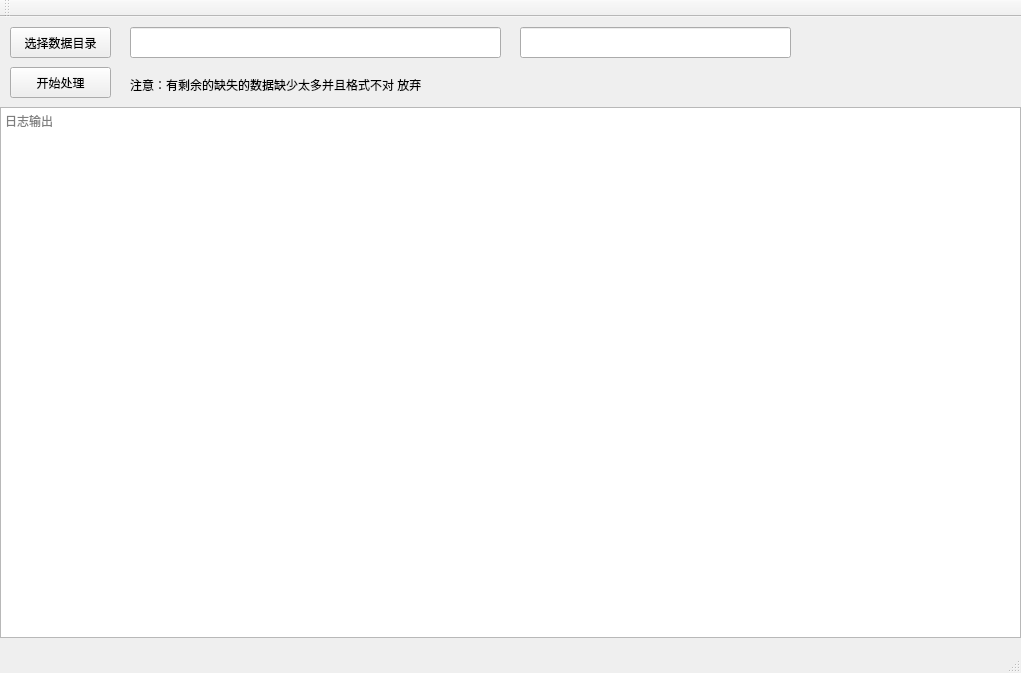
<?xml version="1.0" encoding="UTF-8"?>
<ui version="4.0">
 <class>ExcelExportGUIClass</class>
 <widget class="QMainWindow" name="ExcelExportGUIClass">
  <property name="geometry">
   <rect>
    <x>0</x>
    <y>0</y>
    <width>1021</width>
    <height>673</height>
   </rect>
  </property>
  <property name="windowTitle">
   <string>ExcelExportGUI</string>
  </property>
  <widget class="QWidget" name="centralWidget">
   <widget class="QPlainTextEdit" name="plainTextEdit">
    <property name="geometry">
     <rect>
      <x>0</x>
      <y>90</y>
      <width>1021</width>
      <height>531</height>
     </rect>
    </property>
    <property name="placeholderText">
     <string>日志输出</string>
    </property>
   </widget>
   <widget class="QPushButton" name="btnPath">
    <property name="geometry">
     <rect>
      <x>10</x>
      <y>10</y>
      <width>101</width>
      <height>31</height>
     </rect>
    </property>
    <property name="text">
     <string>选择数据目录</string>
    </property>
   </widget>
   <widget class="QLineEdit" name="txtPath">
    <property name="geometry">
     <rect>
      <x>130</x>
      <y>10</y>
      <width>371</width>
      <height>31</height>
     </rect>
    </property>
   </widget>
   <widget class="QPushButton" name="btnWork">
    <property name="geometry">
     <rect>
      <x>10</x>
      <y>50</y>
      <width>101</width>
      <height>31</height>
     </rect>
    </property>
    <property name="text">
     <string>开始处理</string>
    </property>
   </widget>
   <widget class="QLineEdit" name="txtYear">
    <property name="geometry">
     <rect>
      <x>520</x>
      <y>10</y>
      <width>271</width>
      <height>31</height>
     </rect>
    </property>
   </widget>
   <widget class="QLabel" name="label">
    <property name="geometry">
     <rect>
      <x>130</x>
      <y>60</y>
      <width>391</width>
      <height>16</height>
     </rect>
    </property>
    <property name="text">
     <string>注意：有剩余的缺失的数据缺少太多并且格式不对 放弃</string>
    </property>
   </widget>
  </widget>
  <widget class="QMenuBar" name="menuBar">
   <property name="geometry">
    <rect>
     <x>0</x>
     <y>0</y>
     <width>1021</width>
     <height>23</height>
    </rect>
   </property>
  </widget>
  <widget class="QToolBar" name="mainToolBar">
   <attribute name="toolBarArea">
    <enum>TopToolBarArea</enum>
   </attribute>
   <attribute name="toolBarBreak">
    <bool>false</bool>
   </attribute>
  </widget>
  <widget class="QStatusBar" name="statusBar"/>
 </widget>
 <layoutdefault spacing="6" margin="11"/>
 <resources>
  <include location="ExcelExportGUI.qrc"/>
 </resources>
 <connections/>
</ui>
